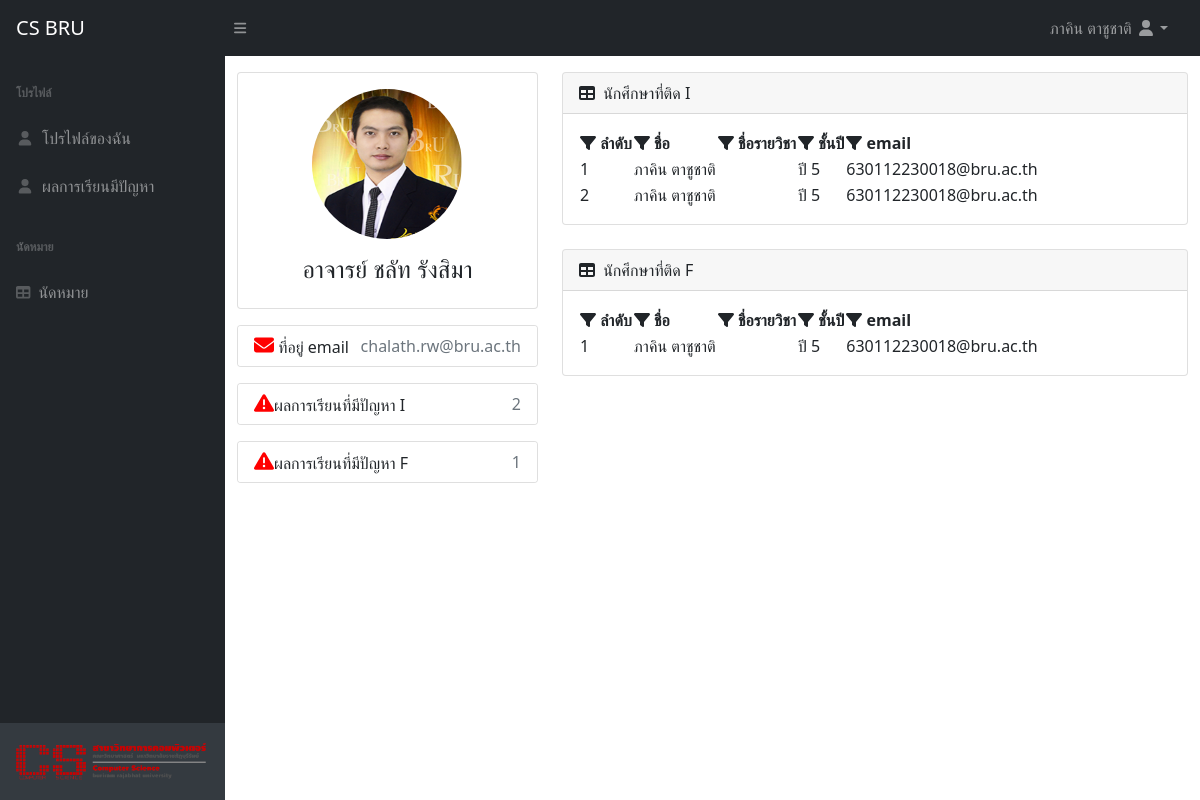
Page /phum_project/page_profile_professor.php?id=2 (signed in) on the committed database.
### tables this page shows
CREATE TABLE `user_professor` (
  `id` int(20) NOT NULL,
  `f_name` varchar(50) NOT NULL,
  `l_name` varchar(50) NOT NULL,
  `email` varchar(30) NOT NULL,
  `password` varchar(255) NOT NULL,
  `level` int(1) NOT NULL DEFAULT 2
);

CREATE TABLE `grad` (
  `id` int(11) NOT NULL,
  `id_student` int(20) NOT NULL,
  `id_professor` int(20) DEFAULT 0,
  `id_course` int(11) NOT NULL,
  `grad` varchar(1) NOT NULL
);

CREATE TABLE `user_student` (
  `id` int(20) NOT NULL,
  `ID_student` varchar(12) NOT NULL,
  `f_name` varchar(50) NOT NULL,
  `l_name` varchar(50) NOT NULL,
  `gender` int(1) NOT NULL,
  `year` int(1) NOT NULL,
  `email` varchar(30) NOT NULL,
  `password` varchar(255) NOT NULL,
  `grade_1_1` float DEFAULT NULL,
  `grade_1_2` float DEFAULT NULL,
  `grade_2_1` float DEFAULT NULL,
  `grade_2_2` float DEFAULT NULL,
  `grade_3_1` float DEFAULT NULL,
  `grade_3_2` float DEFAULT NULL,
  `grade_4_1` float DEFAULT NULL,
  `grade_4_2` float DEFAULT NULL,
  `level` int(1) NOT NULL DEFAULT 1
);

### phum_project/back_end/funtion.php (called while the page is built, shortened)
<?php
    function show_name_student_form_id($id){
        include('back_end/server.php');
        $sql = "SELECT * FROM user_student WHERE `id` = $id ";
        $resule_professor = mysqli_query($conn,$sql);
        $row_me = mysqli_fetch_assoc($resule_professor);
        $name = $row_me['f_name']." ".$row_me['l_name'];
        return $name;
    }
?>

### phum_project/page_profile_professor.php (the view, shortened to what this page needs)
<?php
    require('back_end/server.php');
    require('back_end/funtion.php');
    $level = $_SESSION['level'];
    if($level != 3){
        $name = $_SESSION['name'];
    }else{
        $id = $_SESSION['id'];
    }
    $id_professor = mysqli_real_escape_string($conn,$_GET['id']);
    $sql = "SELECT * FROM user_professor WHERE id = '$id_professor' ";
    $resule_student = mysqli_query($conn,$sql);
    $row_me = mysqli_fetch_assoc($resule_student);
    $sql = "SELECT * FROM user_student INNER JOIN grad
    ON grad.id_student = user_student.id WHERE id_professor = '$id_professor' AND grad = 'I'";
    $resule_I = mysqli_query($conn,$sql);
    $count_I = mysqli_num_rows($resule_I);
    $sql = "SELECT * FROM user_student INNER JOIN grad
    ON grad.id_student = user_student.id WHERE id_professor = '$id_professor' AND grad = 'F'";
    $resule_F = mysqli_query($conn,$sql);
    $count_F = mysqli_num_rows($resule_F);
?>
<!DOCTYPE html>
<html lang="en">
<head>
    <link href="https://cdn.jsdelivr.net/npm/simple-datatables@latest/dist/style.css" rel="stylesheet" />
    <link href="css/styles.css" rel="stylesheet" />
</head>
<body class="sb-nav-fixed"
    <?php if( isset($_SESSION['succeed']) ){ echo "onload=JSalert()"; unset($_SESSION['succeed']); } ?>>
    <nav class="sb-topnav navbar navbar-expand navbar-dark bg-dark">
        <a class="navbar-brand ps-3" href="#">CS BRU</a>
        <button class="btn btn-link btn-sm order-1 order-lg-0 me-4 me-lg-0" id="sidebarToggle" href="#!"><i
                class="fas fa-bars"></i></button>
        <ul class="navbar-nav ms-auto ms-md-0 me-3 me-lg-4">
            <li class="nav-item dropdown">
                <a class="nav-link dropdown-toggle" id="navbarDropdown" href="#" role="button" data-bs-toggle="dropdown"
                    aria-expanded="false"> <?php if($level != 3){ echo $name ; } ?> <i class="fas fa-user fa-fw"></i></a>
            </li>
        </ul>
    </nav>
    <div id="layoutSidenav">
        <div id="layoutSidenav_nav">
            <nav class="sb-sidenav accordion sb-sidenav-dark" id="sidenavAccordion">
                <div class="sb-sidenav-menu">
                    <div class="nav">
                        <?php require('link.php'); ?>
                    </div>
                </div>
                <div class="sb-sidenav-footer">
                    <img src="img/cs_bru_logo.png" width="100%" alt="">
                </div>
            </nav>
        </div>
        <div id="layoutSidenav_content">
            <main>
                <div class="container">
                    <div class="main-body">
                        <div class="row gutters-sm mt-3">
                            <div class="col-md-4 mb-3">
                                <div class="card">
                                    <div class="card-body">
                                        <div class="d-flex flex-column align-items-center text-center">
                                        <?php if( file_exists("img_professor/$id_professor.jpg") ){  ?>
                                            <img src="img_professor/<?php echo $id_professor ?>.jpg" height="150" class="rounded-circle"
                                            width="150">
                                        <?php }else{  ?>
                                            <img src="img/free_profile.png" alt="Admin" class="rounded-circle" width="150">
                                        <?php }  ?>
                                            <div class="mt-3">
                                                <h4>อาจารย์ <?php echo $row_me['f_name']." ".$row_me['l_name'] ?></h4>
                                            </div>
                                        </div>
                                    </div>
                                </div>
                                <div class="card mt-3">
                                    <ul class="list-group list-group-flush">
                                        <li
                                            class="list-group-item d-flex justify-content-between align-items-center flex-wrap">
                                            <h6 class="mb-0"><i style="font-size:20px;color:red;"
                                                    class="fa fa-envelope"></i> ที่อยู่ email</button></h6>
                                            <span class="text-secondary"><?php echo $row_me['email']?></span>
                                        </li>
                                    </ul>
                                </div>
                                <div class="card mt-3">
                                    <ul class="list-group list-group-flush">
                                        <li
                                            class="list-group-item d-flex justify-content-between align-items-center flex-wrap">
                                            <h6 class="mb-0"><i style="font-size:20px;color:red;"
                                                    class="fa fa-exclamation-triangle"></i>ผลการเรียนที่มีปัญหา I</button></h6>
                                            <span class="text-secondary"><?php echo $count_I ?></span>
                                        </li>
                                    </ul>
                                </div>
                                <div class="card mt-3">
                                    <ul class="list-group list-group-flush">
                                        <li
                                            class="list-group-item d-flex justify-content-between align-items-center flex-wrap">
                                            <h6 class="mb-0"><i style="font-size:20px;color:red;"
                                                    class="fa fa-exclamation-triangle"></i>ผลการเรียนที่มีปัญหา F</button></h6>
                                            <span class="text-secondary"><?php echo $count_F ?></span>
                                        </li>
                                    </ul>
                                </div>
                            </div>
                            <div class="col-md-8">
                                <div class="card mb-4">
                                    <div class="card-header">
                                        <i class="fas fa-table me-1"></i>
                                        นักศึกษาที่ติด I
                                    </div>
                                    <div class="card-body">
                                        <table id="datatablesSimple">
                                            <thead>
                                                <tr>
                                                    <th> <i class="fa fa-filter"></i> ลำดับ</th>
                                                    <th> <i class="fa fa-filter"></i> ชื่อ</th>
                                                    <th> <i class="fa fa-filter"></i> ชื่อรายวิชา</th>
                                                    <th> <i class="fa fa-filter"></i> ชั้นปี</th>
                                                    <th> <i class="fa fa-filter"></i> email</th>
                                                </tr>
                                            </thead>
                                            <tbody>
                                            <?php for($i = 0 ; $i < $count_I ; $i++){ $row_I = mysqli_fetch_assoc($resule_I); ?>
                                                <tr>
                                                <td><?php echo $i+1 ?></td>
                                                <td><?php echo show_name_student_form_id($row_I['id_student']) ?></td>
                                                <td><?php echo $row_I['name'] ?></td>
                                                <td>ปี <?php echo $row_I['year'] ?></td>
                                                <td><?php echo $row_I['email'] ?></td>
                                                </tr>
                                            <?php } ?>
                                            </tbody>
                                        </table>
                                    </div>
                                </div>
                                <div class="card mb-4">
                        <div class="card-header">
                            <i class="fas fa-table me-1"></i>
                            นักศึกษาที่ติด F
                        </div>
                        <div class="card-body">
                            <table id="datatablesSimpl2">
                                <thead>
                                    <tr>
                                        <th> <i class="fa fa-filter"></i> ลำดับ</th>
                                        <th> <i class="fa fa-filter"></i> ชื่อ</th>
                                        <th> <i class="fa fa-filter"></i> ชื่อรายวิชา</th>
                                        <th> <i class="fa fa-filter"></i> ชั้นปี</th>
                                        <th> <i class="fa fa-filter"></i> email</th>
                                    </tr>
                                </thead>
                                    <?php for($i = 0 ; $i < $count_F ; $i++){ $row_F = mysqli_fetch_assoc($resule_F); ?>
                                        <tr>
                                            <td><?php echo $i+1 ?></td>
                                            <td><?php echo show_name_student_form_id($row_F['id_student']) ?></td>
                                            <td><?php echo $row_F['name'] ?></td>
                                            <td>ปี <?php echo $row_F['year'] ?></td>
                                            <td><?php echo $row_F['email'] ?></td>
                                        </tr>
                                    <?php } ?>
                            </table>
                        </div>
                    </div>
                            </div>
                        </div>
                    </div>
            </main>
        </div>
    </div>
</body>
</html>

### phum_project/link.php (shortened to what this page needs)
<?php if($level != 3){ ?>
    <?php if($level == 1){ ?>
        <div class="sb-sidenav-menu-heading">โปรไฟล์</div>
        <a class="nav-link" href="page_main.php">
            <div class="sb-nav-link-icon"><i class="fas fa-user fa-fw"></i></div>
            โปรไฟล์ของฉัน
        </a>
        <a class="nav-link" href="page_problem_with_grades.php">
            <div class="sb-nav-link-icon"><i class="fas fa-user fa-fw"></i></div>
            ผลการเรียนมีปัญหา
        </a>
    <?php } ?>
    <?php if($level == 1){ ?>
    <div class="sb-sidenav-menu-heading">นัดหมาย</div>
        <a class="nav-link" href="page_appointment_student.php">
            <div class="sb-nav-link-icon"><i class="fas fa-table"></i></div>
            นัดหมาย
        </a>
    <?php } ?>
<?php } ?>

### phum_project/page_profile_professor.php (style rules this page uses)
a { text-decoration: none; }

### rows in the picture
user_professor: f_name "ชลัท", l_name "รังสิมา", email "chalath.rw@bru.ac.th"
grad: id_student.l_name "ภาคิน ตาชูชาติ", id_student.year "5", id_student.email "630112230018@bru.ac.th"
grad: id_student.l_name "ภาคิน ตาชูชาติ", id_student.year "5", id_student.email "630112230018@bru.ac.th"
grad: id_student.l_name "ภาคิน ตาชูชาติ", id_student.year "5", id_student.email "630112230018@bru.ac.th"

### other values in the picture
$name "ภาคิน ตาชูชาติ"
$count_I "2"
$count_F "1"
